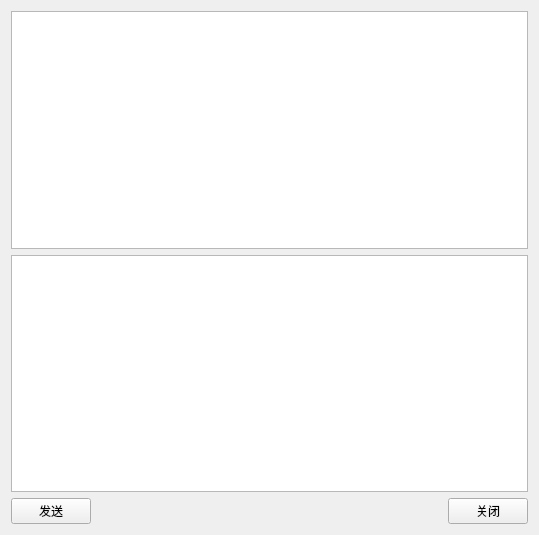
<?xml version="1.0" encoding="UTF-8"?>
<ui version="4.0">
 <class>ServerWidget</class>
 <widget class="QWidget" name="ServerWidget">
  <property name="geometry">
   <rect>
    <x>0</x>
    <y>0</y>
    <width>539</width>
    <height>535</height>
   </rect>
  </property>
  <property name="windowTitle">
   <string>ServerWidget</string>
  </property>
  <layout class="QGridLayout" name="gridLayout">
   <item row="0" column="0" colspan="3">
    <widget class="QTextEdit" name="textEditRead">
     <property name="readOnly">
      <bool>true</bool>
     </property>
    </widget>
   </item>
   <item row="1" column="0" colspan="3">
    <widget class="QTextEdit" name="textEditWrite"/>
   </item>
   <item row="2" column="0">
    <widget class="QPushButton" name="sendBtn">
     <property name="text">
      <string>发送</string>
     </property>
    </widget>
   </item>
   <item row="2" column="1">
    <spacer name="horizontalSpacer">
     <property name="orientation">
      <enum>Qt::Horizontal</enum>
     </property>
     <property name="sizeHint" stdset="0">
      <size>
       <width>356</width>
       <height>20</height>
      </size>
     </property>
    </spacer>
   </item>
   <item row="2" column="2">
    <widget class="QPushButton" name="closeBtn">
     <property name="text">
      <string>关闭</string>
     </property>
    </widget>
   </item>
  </layout>
 </widget>
 <resources/>
 <connections/>
</ui>
